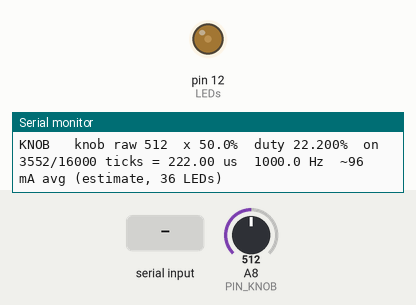
Simulated run of this sketch. Board: Arduino Mega 2560, built with avr-gcc and run on an emulated ATmega2560. Shown: output pins drawn as LEDs (lit = HIGH), the last lines printed to the serial monitor. The inputs (shaded band) are chosen by the test bench; at power-on: A8 (PIN_KNOB) = 512.

Above: at 1.2 s.
1.3 s: "s\n" received over Serial
4.3 s: A8 (PIN_KNOB) set to 90
At 4.68 s:
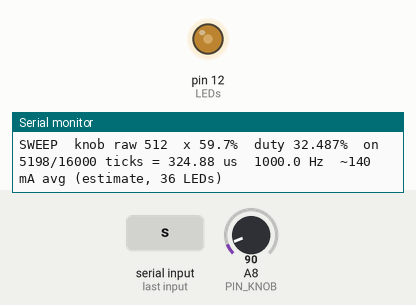
7.3 s: byte 10 ('\n') received over Serial
10.3 s: "d\n" received over Serial
13.3 s: byte 13 ('\r') received over Serial
At 15.29 s:
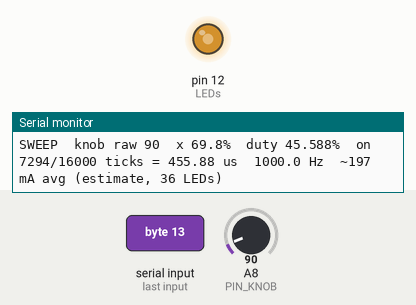
16.3 s: "k\n" received over Serial
Timing chart, 0 to 18.8 s (numbered marks = the images above; inputs shaded):
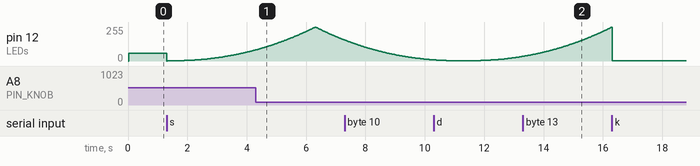

The sketch:

LED_dim_play_v1_breadboard.ino
```cpp
/*
  A-10C simpit - LED dimming bench play sketch (no DCS-BIOS)

  SKETCH VERSION: 1   (2026-11-15)
  Version rule: this number goes up by one every time this sketch is changed. Never reuse a number.
  History:
    v1  2026-11-15  First version. High-side backlight PWM on D12 (Timer1, 16-bit) with every
                    setting adjustable live from the Serial Monitor: PWM frequency, gamma, floor,
                    cap, knob end points, direct duty, raw pulse width, slow sweep, and a pot-noise
                    test that shows what the LED return current does to the panel's pot readings.

  Purpose: find the numbers for the dim-master firmware before the Mega carrier PCBs arrive.
  D12 is used (not D9 as in the older bench sketches) because D12 / Timer1 OC1B is the dim-master
  pin on the carrier, and D9 becomes a socket-4 input there.

  Board : Arduino Mega 2560. No libraries needed.
  PC    : Arduino Serial Monitor at 115200 baud, line ending "Newline".
          Turn the DCS-BIOS Bridge connection off first (it holds the COM port).
  NOTE  : uploading this replaces AUX_LTS_dcsbios on the Mega. Upload that sketch again afterwards.

  Wiring (interim high-side dimmer, kit parts):
    Mega D12 -> 100 ohm -> 2N7000 gate; 100 k from gate to GND; 2N7000 source to GND
    2N7000 drain -> 680 ohm -> TIP42C base; 10 k from base to emitter
    TIP42C emitter -> +12 V (bench supply, current limit about 0.6 A)
    TIP42C collector -> ribbon pins 1 and 2 (LED+)
    Bench supply negative -> Mega GND, at the same point as the ribbon GND jumpers
    Stand-in CONSOLE knob: B10K, ends to Mega 5V and GND, wiper to A8 (100 nF to GND if handy)
    Panel pots stay as wired for AUX_LTS_dcsbios: ribbon 23 -> A1 (WPN STA), ribbon 25 -> A2 (REFUEL)

  Commands (type in the Serial Monitor, then Enter):
    ?          help and current settings
    k          knob mode (default): the A8 knob sets brightness through the curve
    d <pct>    manual duty in percent, 0 to 100 (ignores knob and curve)   e.g.  d 0.5
    t <ticks>  manual on-time in timer ticks (finest step; for finding the low end)   e.g.  t 3
    s          slow sweep, off -> full -> off over 10 s, through the curve
    f <Hz>     PWM frequency, 30 to 40000   e.g.  f 20000
    g <gamma>  curve exponent, 0.5 to 4 (1 = linear)   e.g.  g 2.2
    lo <pct>   floor: duty at the lowest lit knob position   e.g.  lo 0.5
    hi <pct>   cap: duty at full knob   e.g.  hi 60
    ko <raw>   knob reading (0..1023) at or below which the LEDs are off
    kb <raw>   knob reading at or above which brightness is full
    n          pot-noise test (takes about 6 s; LEDs go off, full, then 50 %)
    q          status lines on / off
*/

#define SKETCH_VERSION 1

// ---- pins (Mega) ----
// LED PWM is D12 = PB6 = Timer1 OC1B. It is driven through the port and timer registers directly.
const uint8_t PIN_KNOB    = A8;   // stand-in CONSOLE knob
const uint8_t PIN_WPN_STA = A1;   // ribbon 23, panel pot (read only by the noise test)
const uint8_t PIN_REFUEL  = A2;   // ribbon 25, panel pot (read only by the noise test)

// Measured 2026-11-13: all 36 AUX LTS LEDs draw 0.432 A at 12 V. Used only for the estimate shown.
const float FULL_ON_AMPS = 0.432f;

// ---- settings (all adjustable from the Serial Monitor) ----
float pwmHz    = 1000.0f;   // start low: the interim TIP42C is slow. Try f 20000 to see why.
float gammaExp = 2.2f;
float floorPct = 0.5f;      // duty at the lowest lit knob position
float capPct   = 100.0f;    // duty at full knob
int   knobOff  = 10;
int   knobBrt  = 1013;

// ---- state ----
const uint8_t MODE_KNOB = 0, MODE_MANUAL = 1, MODE_SWEEP = 2;
uint8_t  mode = MODE_KNOB;
uint16_t pwmTop = 15999;        // timer counts 0..pwmTop
uint16_t pwmPrescale = 1;
uint32_t onTicks = 0;           // LED on-time per period, in timer ticks (0..pwmTop+1)
float    currentX = 0.0f;       // knob/sweep position 0..1 before the curve
float    knobFiltered = -1.0f;
int      knobApplied = 0;
bool     knobForce = true;       // re-apply the knob on the next reading
bool     statusOn = true;
bool     statusDirty = true;
unsigned long sweepStartMs = 0;

// ---------------------------------------------------------------- PWM (Timer1, mode 14) ----------

uint32_t pwmSteps() { return (uint32_t)pwmTop + 1; }

// Set the on-time in ticks. 0 = pin held low, pwmSteps() = pin held high (no PWM edges at all).
void pwmWriteTicks(uint32_t n) {
  uint32_t steps = pwmSteps();
  if (n > steps) n = steps;
  onTicks = n;
  if (n == 0) {
    TCCR1A &= ~_BV(COM1B1);       // disconnect the timer from the pin
    PORTB  &= ~_BV(PB6);          // D12 low: LEDs off
  } else if (n == steps) {
    TCCR1A &= ~_BV(COM1B1);
    PORTB  |= _BV(PB6);           // D12 high: LEDs full on
  } else {
    OCR1B = (uint16_t)(n - 1);    // high for n ticks of each period
    TCCR1A |= _BV(COM1B1);        // timer drives the pin
    PORTB  &= ~_BV(PB6);          // so a later disconnect starts from low
  }
  statusDirty = true;
}

uint32_t fractionToTicks(float frac) {
  if (frac <= 0.0f) return 0;
  uint32_t steps = pwmSteps();
  uint32_t n = (uint32_t)(frac * (float)steps + 0.5f);
  if (n < 1) n = 1;
  if (n > steps) n = steps;
  return n;
}

// Pick the smallest prescaler that fits the period in 16 bits (best resolution), keep the duty.
void pwmSetFrequency(float hz) {
  static const uint16_t presc[5] = {1, 8, 64, 256, 1024};
  if (hz < 30.0f) hz = 30.0f;
  if (hz > 40000.0f) hz = 40000.0f;

  float keepFraction = (float)onTicks / (float)pwmSteps();

  uint8_t i = 0;
  uint32_t ticks = 0;
  for (i = 0; i < 5; i++) {
    ticks = (uint32_t)((float)F_CPU / ((float)presc[i] * hz) + 0.5f);
    if (ticks <= 65536UL) break;
  }
  if (i > 4) i = 4;
  if (ticks > 65536UL) ticks = 65536UL;
  if (ticks < 2) ticks = 2;

  TCCR1B = 0;                         // stop the timer
  TCCR1A = _BV(WGM11);                // OC1A (D11), OC1B, OC1C (D13) all disconnected
  PORTB &= ~_BV(PB6);                 // D12 low while the timer is reconfigured
  pwmPrescale = presc[i];
  pwmTop = (uint16_t)(ticks - 1);
  ICR1 = pwmTop;
  TCNT1 = 0;
  TCCR1B = _BV(WGM13) | _BV(WGM12) | (uint8_t)(i + 1);   // fast PWM, TOP = ICR1, start
  pwmHz = (float)F_CPU / ((float)pwmPrescale * (float)ticks);

  pwmWriteTicks(fractionToTicks(keepFraction));
}

// ---------------------------------------------------------------- brightness curve ---------------

// x = knob or sweep position 0..1. Returns duty as a fraction 0..1. x = 0 is fully off.
float curve(float x) {
  if (x <= 0.0f) return 0.0f;
  if (x > 1.0f) x = 1.0f;
  float lo = floorPct / 100.0f;
  float hi = capPct / 100.0f;
  return lo + (hi - lo) * pow(x, gammaExp);
}

void applyX(float x) {
  currentX = x;
  pwmWriteTicks(fractionToTicks(curve(x)));
}

float knobToX(int raw) {
  if (raw <= knobOff) return 0.0f;
  if (raw >= knobBrt) return 1.0f;
  float x = (float)(raw - knobOff) / (float)(knobBrt - knobOff);
  return (x < 0.001f) ? 0.001f : x;
}

void updateKnob() {
  static unsigned long lastMs = 0;
  unsigned long now = millis();
  if (now - lastMs < 10) return;
  lastMs = now;

  int raw = analogRead(PIN_KNOB);
  if (knobFiltered < 0.0f) knobFiltered = raw;
  else knobFiltered += ((float)raw - knobFiltered) * 0.2f;   // low-pass, about 50 ms

  int value = (int)(knobFiltered + 0.5f);
  if (!knobForce && abs(value - knobApplied) < 2) return;    // deadband against ADC noise
  knobForce = false;
  knobApplied = value;
  if (mode == MODE_KNOB) applyX(knobToX(value));
}

void updateSweep() {
  static unsigned long lastMs = 0;
  unsigned long now = millis();
  if (mode != MODE_SWEEP || now - lastMs < 20) return;
  lastMs = now;
  unsigned long phase = (now - sweepStartMs) % 10000UL;
  float x = (phase < 5000UL) ? (float)phase / 5000.0f : (float)(10000UL - phase) / 5000.0f;
  applyX(x);
}

// ---------------------------------------------------------------- status and help ----------------

void printStatus() {
  uint32_t steps = pwmSteps();
  float duty = 100.0f * (float)onTicks / (float)steps;
  float usPerTick = (float)pwmPrescale * 1000000.0f / (float)F_CPU;

  if (mode == MODE_KNOB) Serial.print(F("KNOB   "));
  else if (mode == MODE_MANUAL) Serial.print(F("MANUAL "));
  else Serial.print(F("SWEEP  "));
  Serial.print(F("knob raw "));  Serial.print(knobApplied);
  if (mode != MODE_MANUAL) { Serial.print(F("  x "));  Serial.print(currentX * 100.0f, 1);  Serial.print(F("%")); }
  Serial.print(F("  duty "));    Serial.print(duty, 3);  Serial.print(F("%"));
  Serial.print(F("  on "));      Serial.print(onTicks);  Serial.print(F("/"));  Serial.print(steps);
  Serial.print(F(" ticks = "));  Serial.print((float)onTicks * usPerTick, 2);  Serial.print(F(" us"));
  Serial.print(F("  "));         Serial.print(pwmHz, 1);  Serial.print(F(" Hz"));
  Serial.print(F("  ~"));        Serial.print(FULL_ON_AMPS * 1000.0f * duty / 100.0f, 0);
  Serial.println(F(" mA avg (estimate, 36 LEDs)"));
}

void printSettings() {
  Serial.print(F("Settings: f "));  Serial.print(pwmHz, 1);
  Serial.print(F(" Hz ("));         Serial.print(pwmSteps());
  Serial.print(F(" steps, "));      Serial.print((float)pwmPrescale * 1000000.0f / (float)F_CPU, 4);
  Serial.print(F(" us each)  g "));  Serial.print(gammaExp, 2);
  Serial.print(F("  lo "));         Serial.print(floorPct, 3);
  Serial.print(F("%  hi "));        Serial.print(capPct, 1);
  Serial.print(F("%  ko "));        Serial.print(knobOff);
  Serial.print(F("  kb "));         Serial.println(knobBrt);
}

void printHelp() {
  Serial.println(F("Commands:  k = knob mode   d <pct> = manual duty   t <ticks> = manual on-time"));
  Serial.println(F("           s = slow sweep  f <Hz> = PWM frequency  g <gamma>  lo <pct>  hi <pct>"));
  Serial.println(F("           ko <raw> / kb <raw> = knob off / full points   n = pot-noise test"));
  Serial.println(F("           q = status lines on/off   ? = this help"));
  printSettings();
}

// ---------------------------------------------------------------- pot-noise test -----------------

// Reads the three analog pins as fast as possible for durationMs. Gives mean and peak-to-peak.
void sampleBlock(unsigned long durationMs, float *meanOut, int *ppOut) {
  const uint8_t pins[3] = {PIN_WPN_STA, PIN_REFUEL, PIN_KNOB};
  int lo[3] = {1023, 1023, 1023};
  int hi[3] = {0, 0, 0};
  unsigned long sum[3] = {0, 0, 0};
  unsigned long n = 0;
  unsigned long t0 = millis();
  while (millis() - t0 < durationMs) {
    for (uint8_t i = 0; i < 3; i++) {
      analogRead(pins[i]);                  // first read after a channel change is discarded
      int v = analogRead(pins[i]);
      if (v < lo[i]) lo[i] = v;
      if (v > hi[i]) hi[i] = v;
      sum[i] += (unsigned long)v;
    }
    n++;
  }
  for (uint8_t i = 0; i < 3; i++) {
    meanOut[i] = (n > 0) ? (float)sum[i] / (float)n : 0.0f;
    ppOut[i] = hi[i] - lo[i];
  }
}

void runNoiseTest() {
  float mOff[3], mOn[3], mPwm[3];
  int pOff[3], pOn[3], pPwm[3];
  uint32_t saved = onTicks;
  uint32_t steps = pwmSteps();

  Serial.println(F("Pot-noise test, about 6 s. Best with both panel pots and the A8 knob near mid-travel."));
  pwmWriteTicks(0);          delay(300);  sampleBlock(1500, mOff, pOff);
  pwmWriteTicks(steps);      delay(300);  sampleBlock(1500, mOn,  pOn);
  pwmWriteTicks(steps / 2);  delay(300);  sampleBlock(1500, mPwm, pPwm);
  pwmWriteTicks(saved);

  for (uint8_t i = 0; i < 3; i++) {
    if (i == 0) Serial.print(F("A1 WPN STA (ribbon): "));
    else if (i == 1) Serial.print(F("A2 REFUEL  (ribbon): "));
    else Serial.print(F("A8 knob    (local) : "));
    Serial.print(F("LEDs off mean "));   Serial.print(mOff[i], 1);
    Serial.print(F(" p-p "));            Serial.print(pOff[i]);
    Serial.print(F("  |  full on mean ")); Serial.print(mOn[i], 1);
    Serial.print(F(" p-p "));            Serial.print(pOn[i]);
    Serial.print(F(" shift "));          Serial.print(mOn[i] - mOff[i], 1);
    Serial.print(F("  |  50% PWM mean ")); Serial.print(mPwm[i], 1);
    Serial.print(F(" p-p "));            Serial.print(pPwm[i]);
    Serial.print(F(" shift "));          Serial.println(mPwm[i] - mOff[i], 1);
  }
  Serial.print(F("PWM was "));  Serial.print(pwmHz, 1);
  Serial.println(F(" Hz. 1 count = 4.9 mV. A8 does not go through the ribbon, so it is the reference."));
  Serial.println(F("A shift on A1/A2 but not A8 = LED return current lifting the panel ground."));
  knobForce = true;           // make knob mode re-apply on the next reading
}

// ---------------------------------------------------------------- serial commands ----------------

void handleLine(char *line) {
  char cmd[4] = {0, 0, 0, 0};
  char *p = line;
  while (*p == ' ') p++;
  uint8_t n = 0;
  while ((isalpha(*p) || *p == '?') && n < 3) cmd[n++] = (char)tolower(*p++);
  while (*p == ' ' || *p == '=') p++;
  bool hasArg = (*p != 0);
  float arg = hasArg ? atof(p) : 0.0f;

  if (!strcmp(cmd, "?") || !strcmp(cmd, "h")) {
    printHelp();
  } else if (!strcmp(cmd, "k")) {
    mode = MODE_KNOB;  knobForce = true;
  } else if (!strcmp(cmd, "s")) {
    mode = MODE_SWEEP;  sweepStartMs = millis();
  } else if (!strcmp(cmd, "d") && hasArg) {
    if (arg < 0.0f) arg = 0.0f;
    if (arg > 100.0f) arg = 100.0f;
    mode = MODE_MANUAL;  pwmWriteTicks(fractionToTicks(arg / 100.0f));
  } else if (!strcmp(cmd, "t") && hasArg) {
    if (arg < 0.0f) arg = 0.0f;
    mode = MODE_MANUAL;  pwmWriteTicks((uint32_t)(arg + 0.5f));
  } else if (!strcmp(cmd, "f") && hasArg) {
    pwmSetFrequency(arg);  knobForce = true;  printSettings();
  } else if (!strcmp(cmd, "g") && hasArg) {
    if (arg < 0.5f) arg = 0.5f;
    if (arg > 4.0f) arg = 4.0f;
    gammaExp = arg;  knobForce = true;  printSettings();
  } else if (!strcmp(cmd, "lo") && hasArg) {
    if (arg < 0.0f) arg = 0.0f;
    if (arg > capPct) arg = capPct;
    floorPct = arg;  knobForce = true;  printSettings();
  } else if (!strcmp(cmd, "hi") && hasArg) {
    if (arg > 100.0f) arg = 100.0f;
    if (arg < floorPct) arg = floorPct;
    capPct = arg;  knobForce = true;  printSettings();
  } else if (!strcmp(cmd, "ko") && hasArg) {
    knobOff = constrain((int)arg, 0, knobBrt - 1);  knobForce = true;  printSettings();
  } else if (!strcmp(cmd, "kb") && hasArg) {
    knobBrt = constrain((int)arg, knobOff + 1, 1023);  knobForce = true;  printSettings();
  } else if (!strcmp(cmd, "n")) {
    runNoiseTest();
  } else if (!strcmp(cmd, "q")) {
    statusOn = !statusOn;
    Serial.println(statusOn ? F("Status lines on") : F("Status lines off"));
  } else {
    Serial.println(F("Not understood. Type ? for help."));
  }
}

void updateSerial() {
  static char buf[32];
  static uint8_t len = 0;
  while (Serial.available() > 0) {
    char c = (char)Serial.read();
    if (c == '\n' || c == '\r') {
      if (len > 0) { buf[len] = 0;  handleLine(buf);  len = 0; }
    } else if (len < sizeof(buf) - 1) {
      buf[len++] = c;
    }
  }
}

void updateStatus() {
  static unsigned long lastMs = 0;
  unsigned long now = millis();
  unsigned long interval = (mode == MODE_SWEEP) ? 500UL : 250UL;
  if (!statusOn || !statusDirty || now - lastMs < interval) return;
  lastMs = now;
  statusDirty = false;
  printStatus();
}

// ---------------------------------------------------------------- setup / loop -------------------

void setup() {
  PORTB &= ~_BV(PB6);           // D12 low before it becomes an output and before the timer starts
  DDRB  |= _BV(PB6);
  pwmSetFrequency(pwmHz);       // leaves the LEDs off (on-time 0)

  Serial.begin(115200);
  Serial.println();
  Serial.print(F("LED dim play, sketch version "));
  Serial.println(SKETCH_VERSION);
  printHelp();
}

void loop() {
  updateSerial();
  updateKnob();
  updateSweep();
  updateStatus();
}
```
